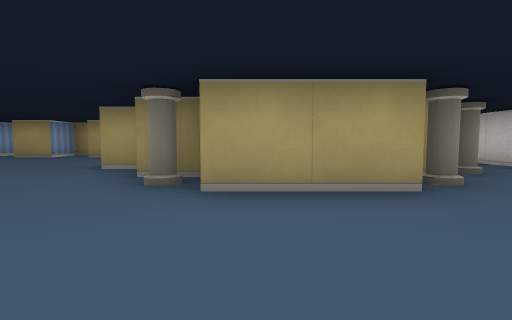
view 1 (above)

24 first-person views from a walk through a cub3D maze. The camera is about half as high as the walls, tilts 4° down and sees 85° across. The floor is counted in squares. Each view is taken from the middle of a square. On the plan, view 1 faces up. The plan holds only what a view shows up to about 9 squares ahead; the rest is blank.

view 2
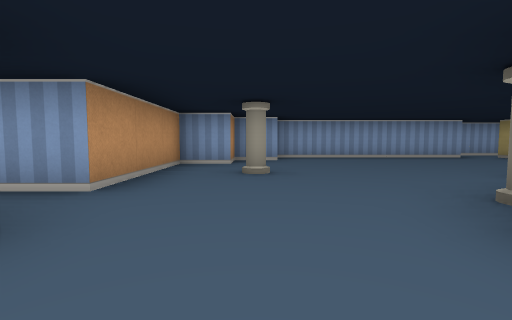

view 3
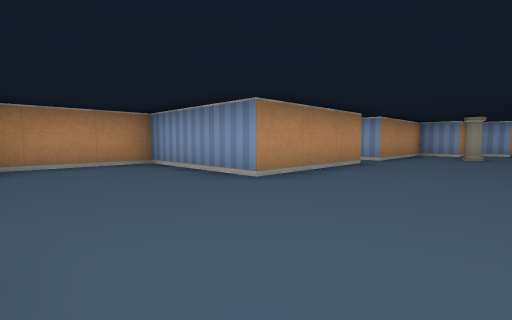

view 4
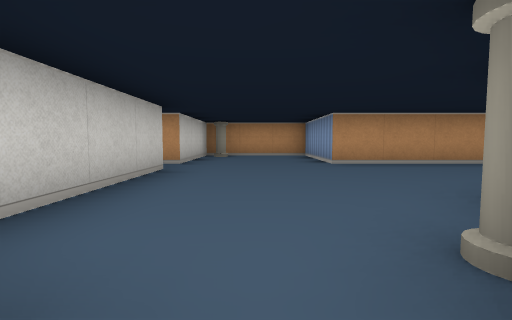

view 5
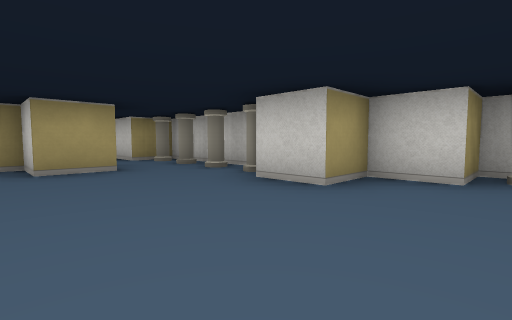

view 6
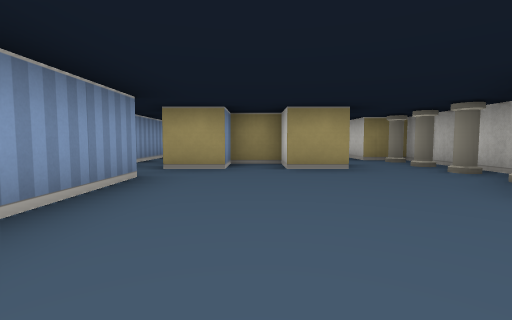

view 7
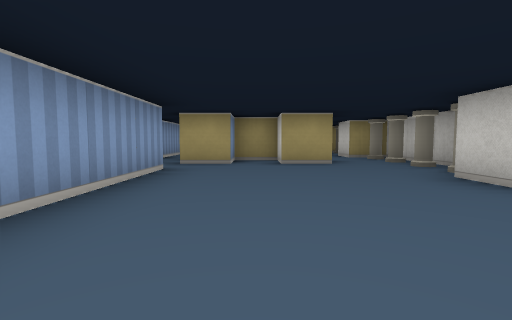

view 8
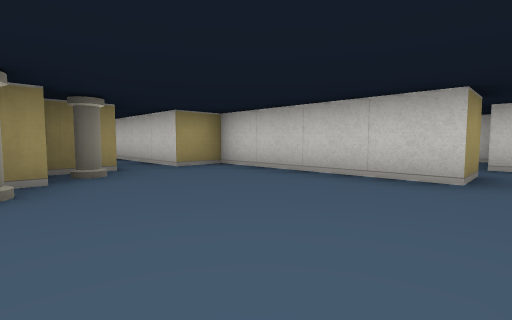

view 9
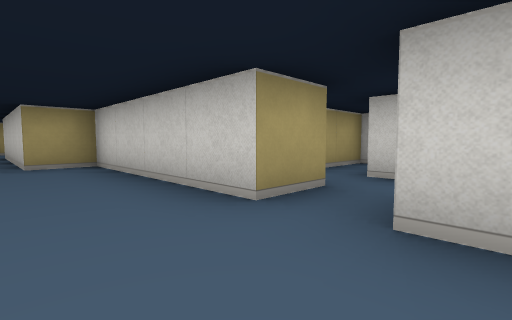

view 10
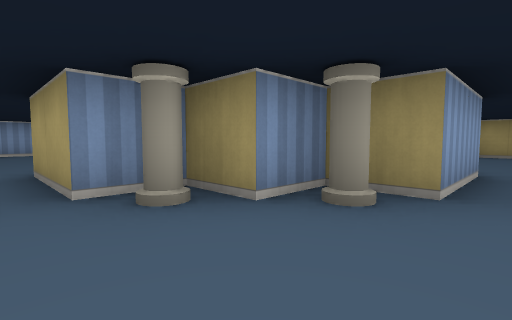

view 11
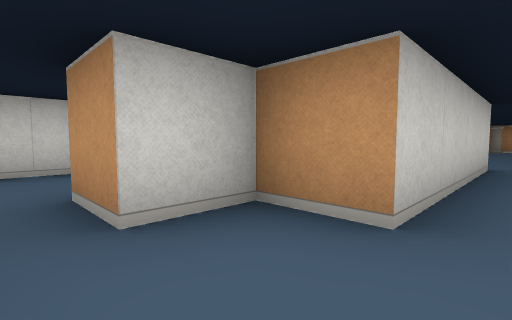

view 12
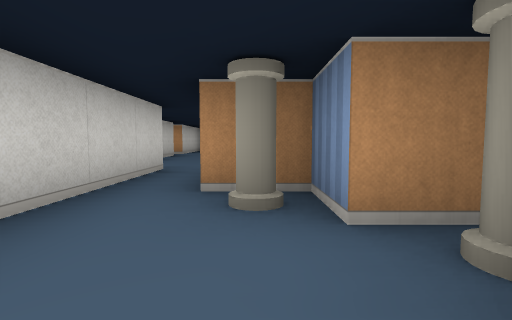

view 13
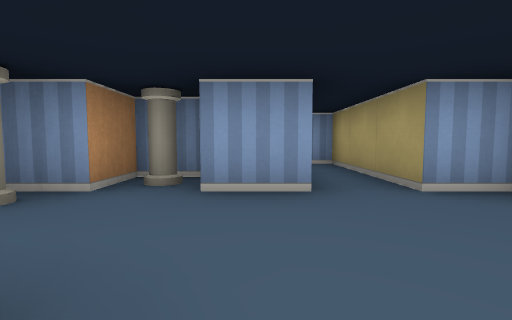

view 14
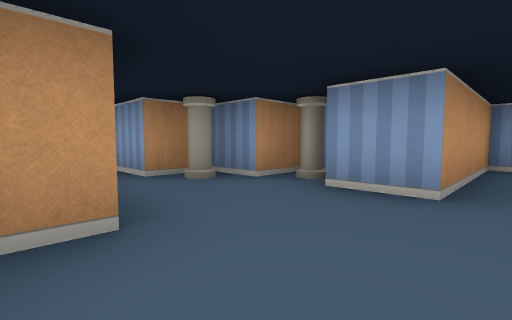

view 15
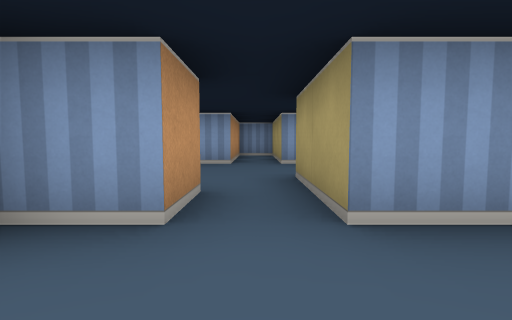

view 16
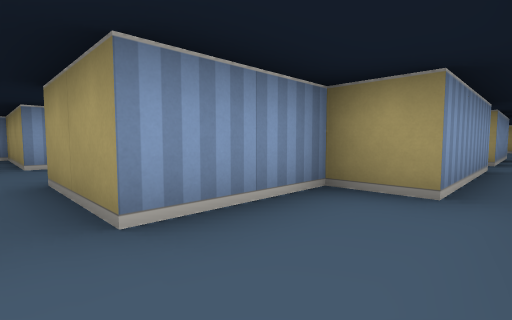

view 17
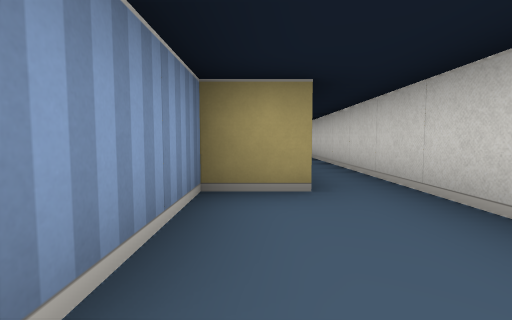

view 18
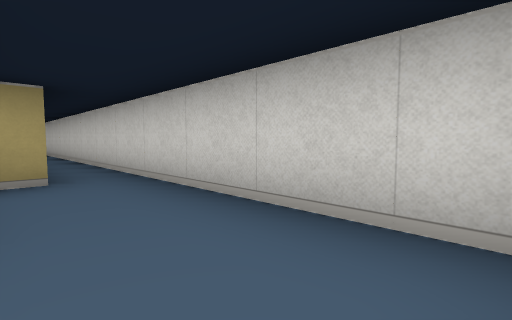

view 19
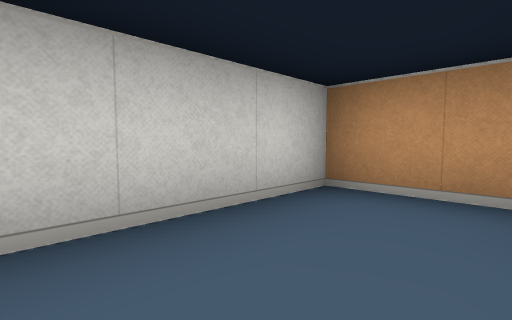

view 20
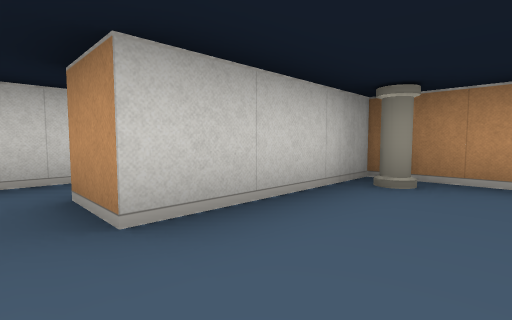

view 21
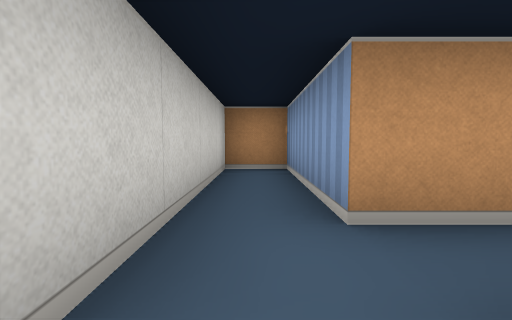

view 22
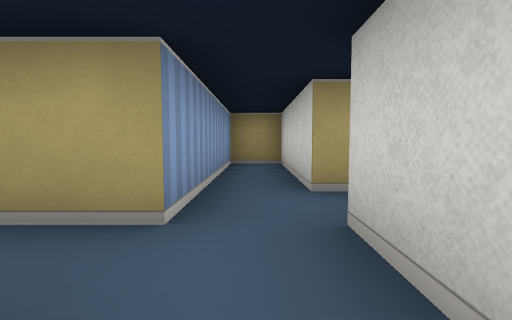

view 23
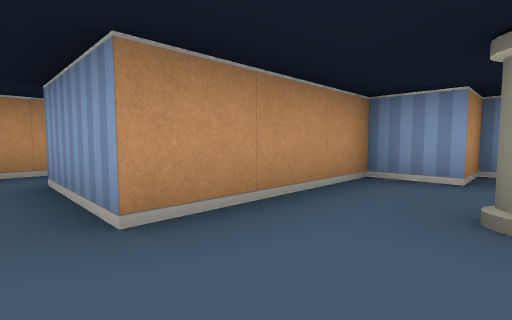

view 24
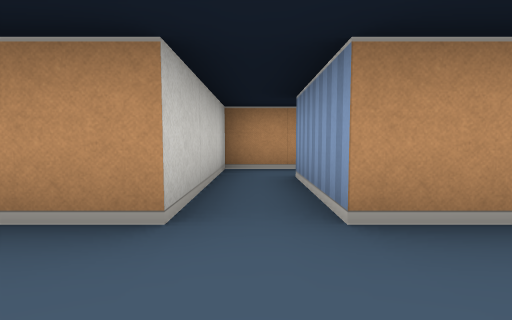

### Floor plan
Points are (right, up) in squares from view 1. A wall is a line through its corners. A room is listed if a view was taken in it or the views show most of it. See-through windows are left out.
Room 1 (views 1, 2, 3, 4, 5, 6, 7, 8, 9, 10, 20, 23, 24)
walls: (-0.5, 3.5) (-1.5, 3.5) (-1.5, 4.5) (-2.5, 4.5) (-2.5, 5.5); (-1.5, 6.6) (-1.5, 9.5) (-2.5, 9.5) (-2.5, 10.5); (-5.5, 1.6) (-5.5, 0.5) (-4.5, 0.5) (-4.5, -0.5) (-1.5, -0.5) (-1.5, -2.5); (-3.4, 7.5) (-4.5, 7.5) (-4.5, 8.5) (-5.5, 8.5) (-5.5, 7.5) (-6.5, 7.5); (-0.5, -2.5) (-0.5, -0.5) (2.5, -0.5) (2.5, -3.5) (5.5, -3.5) (5.5, -0.5) (6.5, -0.5); (3.5, 6.5) (3.5, 4.5) (2.5, 4.5) (2.5, 3.5) (1.5, 3.5) (1.5, 2.5) (-0.5, 2.5); (-6.5, 6.6) (-6.5, 1.5); (6.5, 0.5) (5.5, 0.5) (5.5, 4.5) (4.5, 4.5) (4.5, 6.5)
ways out: opening at (4, 6) to room 2; opening at (6, 0) to room 4; opening at (-7, 7); opening at (-3, 10); opening at (-1, -1.5)
objects: pillar (-3, 1); pillar (-2, 6); pillar (-2, 7); pillar (-2, 8); pillar (-2, 9); pillar (-1, 3); pillar (2, 3); pillar (3, 4); pillar (5, -3)
Room 2 (views 11, 12, 13, 14)
walls: (1.5, 8.4) (1.5, 7.5) (2.5, 7.5) (2.5, 6.5) (3.5, 6.5); (2.5, 11.4) (2.5, 10.5) (-0.5, 10.5) (-0.5, 9.5) (2.5, 9.5) (2.5, 8.5); (3.6, 11.5) (2.9, 11.5); (4.5, 6.5) (4.5, 8.5) (5.5, 8.5) (5.5, 9.5) (6.5, 9.5); (6.5, 10.5) (4.5, 10.5)
ways out: opening at (4, 6) to room 1; opening at (6, 10) to room 3
objects: pillar (2, 8); pillar (3, 7)
Room 3 (views 15, 16, 17, 18, 19)
walls: (7.5, 15.5) (7.5, 12.5) (6.5, 12.5) (6.5, 10.5); (6.5, 9.5) (6.5, 8.5); (7, 8.5) (8.5, 8.5) (8.5, 19.5); (7.5, 19.6) (7.5, 16.5)
ways out: opening at (6, 10) to room 2; opening at (7, 16)
Room 4 (views 21, 22)
walls: (6.5, -0.5) (6.5, -3.5) (7.5, -3.5) (7.5, 0.5); (9.5, 0.6) (9.5, 1.5) (7.5, 1.5) (7.5, 4.5) (6.5, 4.5) (6.5, 0.5)
ways out: opening at (6, 0) to room 1

Where each view was taken, in squares from view 1:
view 1: 0 up, 0 right, facing up
view 2: 1 up, 1 right, facing left
view 3: 2 up, 5 right, facing down-left
view 4: 5 up, 4 right, facing down
view 5: 3 up, 5 left, facing up-right
view 6: 3 up, 5 left, facing up
view 7: 2 up, 5 left, facing up
view 8: 0 up, 2 right, facing up-right
view 9: 1 down, 4 right, facing up-right
view 10: 2 up, 4 right, facing up-left
view 11: 10 up, 4 right, facing down-right
view 12: 9 up, 3 right, facing down
view 13: 9 up, 5 right, facing left
view 14: 10 up, 5 right, facing down-left
view 15: 10 up, 8 right, facing left
view 16: 10 up, 8 right, facing up-left
view 17: 10 up, 7 right, facing up
view 18: 9 up, 7 right, facing up-right
view 19: 11 up, 7 right, facing down-right
view 20: 0 up, 4 right, facing down-right
view 21: 1 up, 7 right, facing down
view 22: 1 down, 7 right, facing up
view 23: 1 up, 1 left, facing down-left
view 24: 1 up, 1 left, facing down
